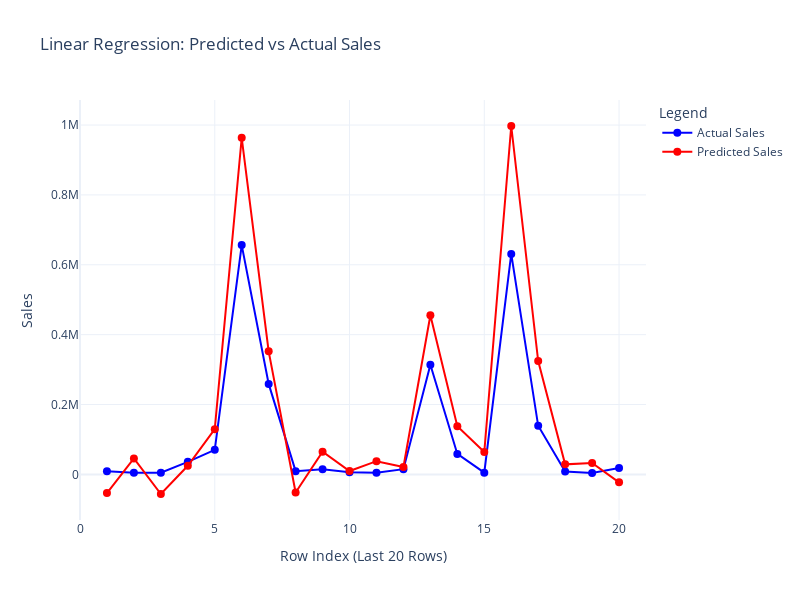

The notebook cell saved with this chart:
### Code cell
fig = go.Figure()

fig.add_trace(go.Scatter(
    x=list(range(1, 21)), 
    y=y_validation.values, 
    mode='lines+markers', 
    name='Actual Sales',
    line=dict(color='blue'),
    marker=dict(color='blue', size=8)
))

fig.add_trace(go.Scatter(
    x=list(range(1, 21)), 
    y=y_pred, 
    mode='lines+markers', 
    name='Predicted Sales',
    line=dict(color='red'),
    marker=dict(color='red', size=8)
))

fig.update_layout(
    title="Linear Regression: Predicted vs Actual Sales",
    xaxis_title="Row Index (Last 20 Rows)",
    yaxis_title="Sales",
    legend_title="Legend",
    template="plotly_white",
    width=800,
    height=600,
    xaxis=dict(
        tickvals=[0, 5, 10, 15, 20],
        range=[0, 21]
    ),
    yaxis=dict(
        rangemode="tozero"
    )
)

fig.show()

### Figure 1 — Plotly figure (JSON) as saved in the notebook; plotly's stock layout.template omitted (floating-point values rounded to 4 significant figures)
{"data": [{"line": {"color": "blue"}, "marker": {"color": "blue", "size": 8}, "mode": "lines+markers", "name": "Actual Sales", "type": "scatter", "x": [1, 2, 3, 4, 5, 6, 7, 8, 9, 10, 11, 12, 13, 14, 15, 16, 17, 18, 19, 20], "y": [9322, 4981, 5100, 36031, 70443, 656370, 259037, 9322, 14713, 6273, 4539, 14981, 313862, 58650, 4981, 631125, 139230, 8139, 4301, 18421]}, {"line": {"color": "red"}, "marker": {"color": "red", "size": 8}, "mode": "lines+markers", "name": "Predicted Sales", "type": "scatter", "x": [1, 2, 3, 4, 5, 6, 7, 8, 9, 10, 11, 12, 13, 14, 15, 16, 17, 18, 19, 20], "y": [-53260.0, 45760.0, -56040.0, 24800.0, 129600.0, 963600.0, 352300.0, -51800.0, 65170.0, 9648.0, 37900.0, 21120.0, 455500.0, 138200.0, 64290.0, 997300.0, 324700.0, 28780.0, 32930.0, -22740.0]}], "layout": {"height": 600, "legend": {"title": {"text": "Legend"}}, "title": {"text": "Linear Regression: Predicted vs Actual Sales"}, "width": 800, "xaxis": {"range": [0, 21], "tickvals": [0, 5, 10, 15, 20], "title": {"text": "Row Index (Last 20 Rows)"}}, "yaxis": {"rangemode": "tozero", "title": {"text": "Sales"}}}}
